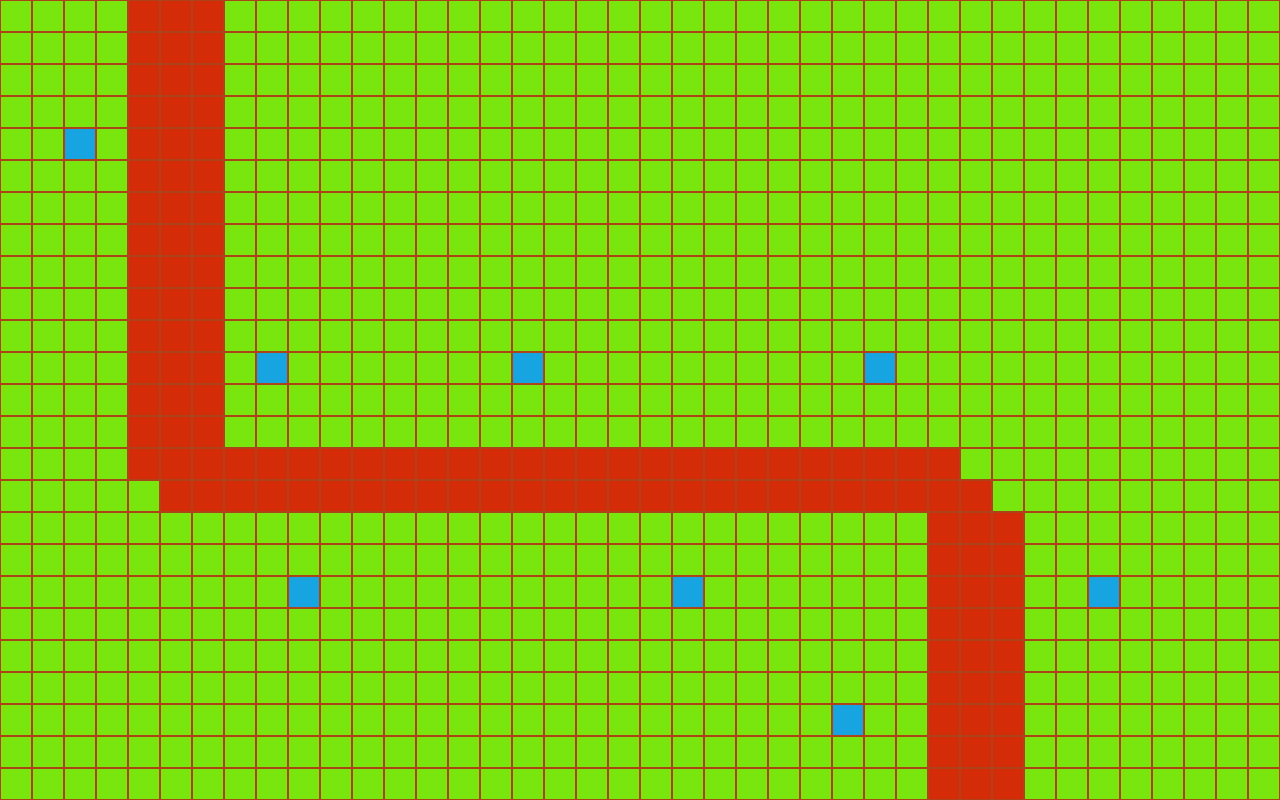

This game map was drawn from its Tiled (.tmx) file and the tilesets committed beside it. A one-line description and the trimmed map source follow:
An orthogonal 40x25 tile map with 32x32 px tiles, 1 tile layer (playground) and 8 objects (8x tower).

<map version="1.0" orientation="orthogonal" renderorder="right-down" width="40" height="25" tilewidth="32" tileheight="32">
 <tileset firstgid="1" name="tileset" tilewidth="32" tileheight="32">
  <image source="tileset.png" width="64" height="64" />
 </tileset>
 <layer name="playground" width="40" height="25">
  <data>[1000 cells, 1000 non-empty, 3 distinct tile ids]</data>
 </layer>
 <objectgroup name="objects">
  <object name="tower" x="64" y="128" width="32" height="32" />
  <object name="tower" x="256" y="352" width="32" height="32" />
  <object name="tower" x="288" y="576" width="32" height="32" />
  <object name="tower" x="512" y="352" width="32" height="32" />
  <object name="tower" x="864" y="352" width="32" height="32" />
  <object name="tower" x="672" y="576" width="32" height="32" />
  <object name="tower" x="1088" y="576" width="32" height="32" />
  <object name="tower" x="832" y="704" width="32" height="32" />
 </objectgroup>
</map>